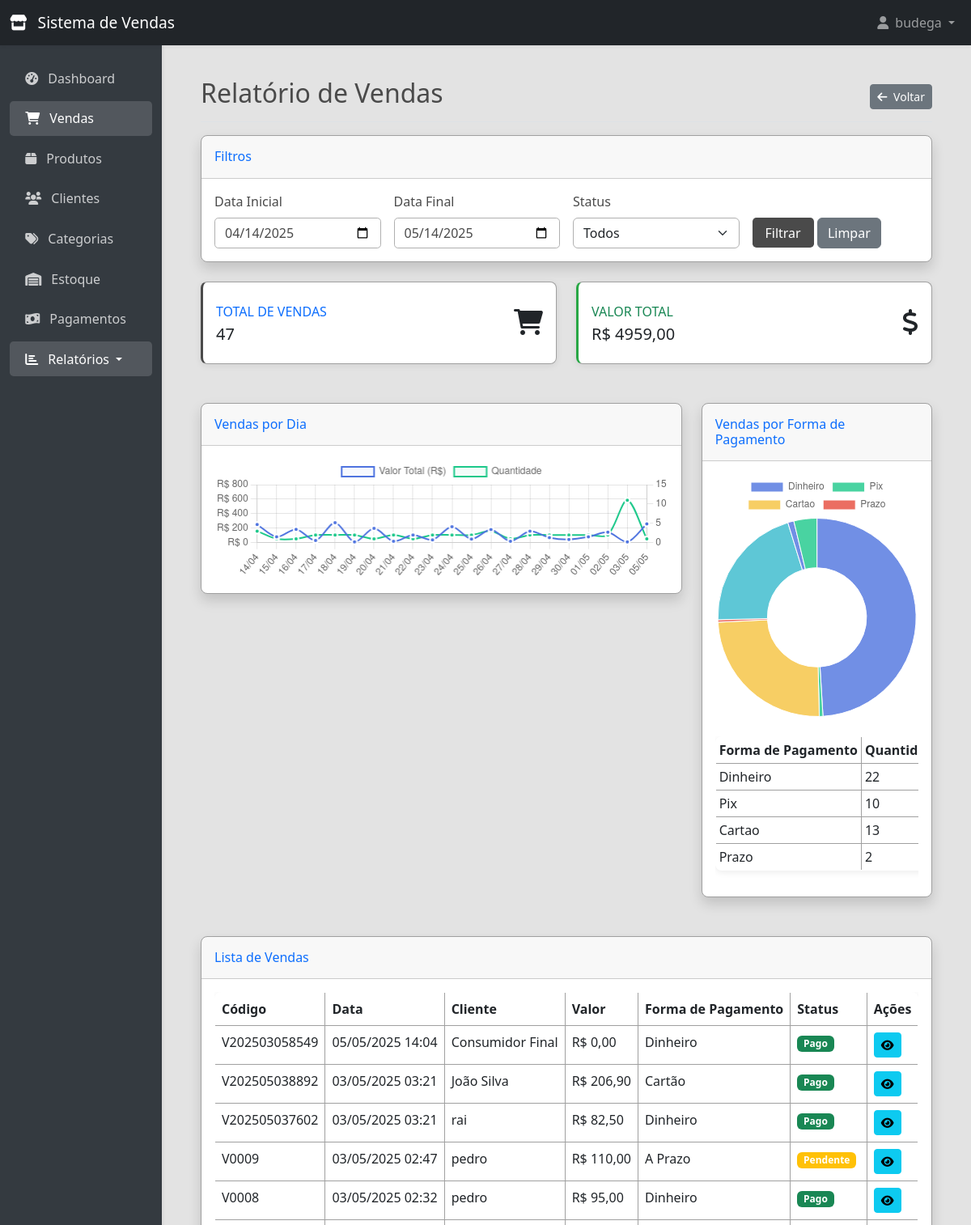
/reports/sales/ (signed in, upper part), run on an earlier commit of the app's database.
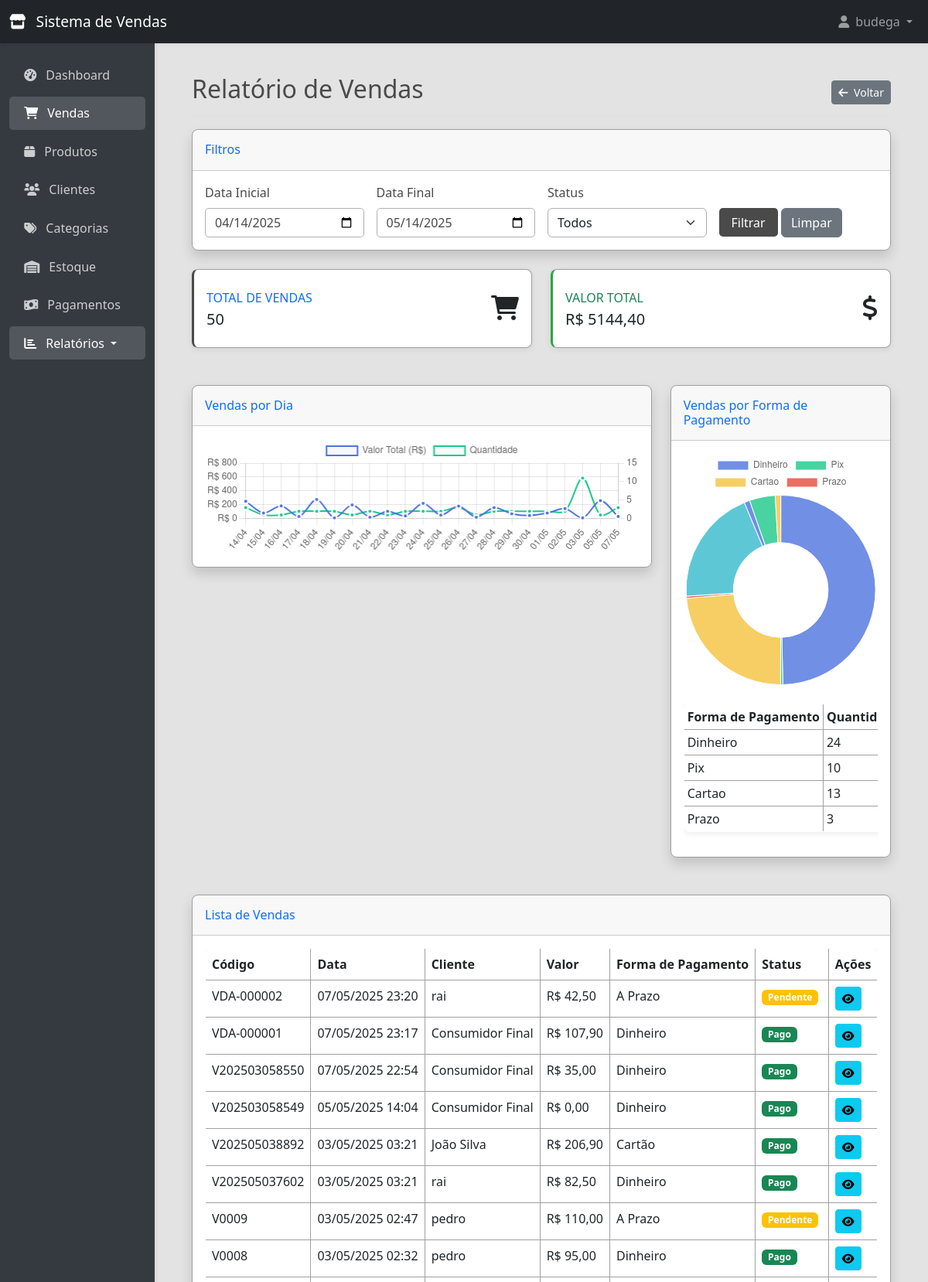
And on a later commit of the database.
### store/models.py (models this page shows, shortened)
class Sale(models.Model):
    STATUS_CHOICES = (
        ('pago', 'Pago'),
        ('pendente', 'Pendente'),
        ('cancelado', 'Cancelado'),
    )
    PAYMENT_CHOICES = (
        ('dinheiro', 'Dinheiro'),
        ('cartao', 'Cartão'),
        ('pix', 'PIX'),
        ('prazo', 'A Prazo'),
        ('outro', 'Outro'),
    )
    code = models.CharField(max_length=20, unique=True, verbose_name="Código")
    client = models.ForeignKey(Client, on_delete=models.PROTECT, related_name='sales', null=True, blank=True, verbose_name="Cliente")
    date = models.DateTimeField(default=timezone.now, verbose_name="Data e Hora")
    total_amount = models.DecimalField(max_digits=10, decimal_places=2, default=0, validators=[MinValueValidator(0)], verbose_name="Valor Total")
    payment_method = models.CharField(max_length=20, choices=PAYMENT_CHOICES, default='dinheiro', verbose_name="Forma de Pagamento")
    status = models.CharField(max_length=20, choices=STATUS_CHOICES, default='pago', verbose_name="Status")
    notes = models.TextField(blank=True, null=True, verbose_name="Observações")
    created_at = models.DateTimeField(auto_now_add=True, verbose_name="Data de Registro")
    updated_at = models.DateTimeField(auto_now=True, verbose_name="Última Atualização")
    class Meta:
        verbose_name = "Venda"
        verbose_name_plural = "Vendas"
        ordering = ['-date']

class Client(models.Model):
    code = models.CharField(max_length=20, unique=True, verbose_name="Código")
    name = models.CharField(max_length=100, verbose_name="Nome")
    cpf_cnpj = models.CharField(max_length=20, blank=True, null=True, verbose_name="CPF/CNPJ")
    phone = models.CharField(max_length=20, verbose_name="Telefone")
    address = models.TextField(blank=True, null=True, verbose_name="Endereço")
    email = models.EmailField(blank=True, null=True, verbose_name="E-mail")
    credit_limit = models.DecimalField(max_digits=10, decimal_places=2, default=0, validators=[MinValueValidator(0)], verbose_name="Limite de Crédito")
    created_at = models.DateTimeField(auto_now_add=True, verbose_name="Data de Cadastro")
    updated_at = models.DateTimeField(auto_now=True, verbose_name="Última Atualização")
    class Meta:
        verbose_name = "Cliente"
        verbose_name_plural = "Clientes"
        ordering = ['name']

### store/views.py (the view)
# urls.py: path('reports/sales/', views.report_sales, name='report_sales'),
@login_required
def report_sales(request):
    today = timezone.now().date()
    start_date = request.GET.get('start_date', (today - timedelta(days=30)).isoformat())
    end_date = request.GET.get('end_date', today.isoformat())
    start_datetime = timezone.datetime.fromisoformat(start_date)
    end_datetime = timezone.datetime.fromisoformat(end_date) + timedelta(days=1)  # Include the end date
    sales = Sale.objects.filter(date__gte=start_datetime, date__lt=end_datetime)
    status = request.GET.get('status')
    if status:
        sales = sales.filter(status=status)
    total_amount = sales.aggregate(Sum('total_amount'))['total_amount__sum'] or 0
    total_count = sales.count()
    sales_by_day = sales.annotate(
        day=TruncDay('date')
    ).values('day').annotate(
        total=Sum('total_amount'),
        count=Count('id')
    ).order_by('day')
    sales_by_payment = sales.values('payment_method').annotate(
        total=Sum('total_amount'),
        count=Count('id')
    ).order_by('-total')
    context = {
        'sales': sales,
        'total_amount': total_amount,
        'total_count': total_count,
        'sales_by_day': sales_by_day,
        'sales_by_payment': sales_by_payment,
        'start_date': start_date,
        'end_date': end_date,
        'status': status,
    }
    return render(request, 'store/reports/sales.html', context)

### templates/store/reports/sales.html (shortened to what the changed rows need)
{% extends 'base.html' %}
{% block content %}
<div class="d-flex justify-content-between flex-wrap flex-md-nowrap align-items-center pt-3 pb-2 mb-3 border-bottom">
    <h1 class="h2">Relatório de Vendas</h1>
</div>
<div class="row mb-4">
    <div class="col-xl-6 col-md-6 mb-4">
        <div class="card card-dashboard h-100 py-2">
            <div class="card-body">
                <div class="row no-gutters align-items-center">
                    <div class="col mr-2">
                        <div class="text-xs font-weight-bold text-primary text-uppercase mb-1">
                            Total de Vendas</div>
                        <div class="h5 mb-0 font-weight-bold text-gray-800">{{ total_count }}</div>
                    </div>
                </div>
            </div>
        </div>
    </div>
    <div class="col-xl-6 col-md-6 mb-4">
        <div class="card card-dashboard success h-100 py-2">
            <div class="card-body">
                <div class="row no-gutters align-items-center">
                    <div class="col mr-2">
                        <div class="text-xs font-weight-bold text-success text-uppercase mb-1">
                            Valor Total</div>
                        <div class="h5 mb-0 font-weight-bold text-gray-800">R$ {{ total_amount|floatformat:2 }}</div>
                    </div>
                </div>
            </div>
        </div>
    </div>
</div>
<div class="row">
    <div class="col-lg-8 mb-4">
        <div class="card shadow mb-4">
            <div class="card-body">
                <div class="chart-area">
                    <canvas id="salesByDayChart"></canvas>
                </div>
            </div>
        </div>
    </div>
    <div class="col-lg-4 mb-4">
        <div class="card shadow mb-4">
            <div class="card-body">
                <div class="chart-pie">
                    <canvas id="salesByPaymentChart"></canvas>
                </div>
                <div class="mt-4">
                    <div class="table-responsive">
                        <table class="table table-bordered table-sm">
                            <thead>
                                <tr>
                                    <th>Forma de Pagamento</th>
                                    <th>Quantidade</th>
                                </tr>
                            </thead>
                            <tbody>
                                {% for item in sales_by_payment %}
                                <tr>
                                    <td>{{ item.payment_method|title }}</td>
                                    <td>{{ item.count }}</td>
                                </tr>
                                {% empty %}
                                <tr>
                                    <td colspan="3" class="text-center">Nenhuma venda no período.</td>
                                </tr>
                                {% endfor %}
                            </tbody>
                        </table>
                    </div>
                </div>
            </div>
        </div>
    </div>
</div>
<div class="card shadow mb-4">
    <div class="card-body">
        <div class="table-responsive">
            <table class="table table-bordered table-hover">
                <thead>
                    <tr>
                        <th>Código</th>
                        <th>Data</th>
                        <th>Cliente</th>
                        <th>Valor</th>
                        <th>Forma de Pagamento</th>
                        <th>Status</th>
                        <th>Ações</th>
                    </tr>
                </thead>
                <tbody>
                    {% for sale in sales %}
                    <tr>
                        <td>{{ sale.code }}</td>
                        <td>{{ sale.date|date:"d/m/Y H:i" }}</td>
                        <td>{{ sale.client.name|default:"Consumidor Final" }}</td>
                        <td>R$ {{ sale.total_amount|floatformat:2 }}</td>
                        <td>{{ sale.get_payment_method_display }}</td>
                        <td>
                            {% if sale.status == 'pago' %}
                            <span class="badge bg-success">Pago</span>
                            {% elif sale.status == 'pendente' %}
                            <span class="badge bg-warning">Pendente</span>
                            {% else %}
                            <span class="badge bg-danger">Cancelado</span>
                            {% endif %}
                        </td>
                        <td>
                            <a href="{% url 'sale_detail' sale.id %}" class="btn btn-sm btn-info">
                                <i class="fas fa-eye"></i>
                            </a>
                        </td>
                    </tr>
                    {% empty %}
                    <tr>
                        <td colspan="7" class="text-center">Nenhuma venda encontrada.</td>
                    </tr>
                    {% endfor %}
                </tbody>
            </table>
        </div>
    </div>
</div>
{% endblock %}

What changed in the data, as far as the page shows it:
added Sale: code "VDA-000002", date "07/05/2025 23:20", client.name "rai", total_amount "42,50", payment_method "A Prazo", status "Pendente"
added Sale: code "VDA-000001", date "07/05/2025 23:17", client.name "Consumidor Final", total_amount "107,90", payment_method "Dinheiro", status "Pago"
added Sale: code "V202503058550", date "07/05/2025 22:54", client.name "Consumidor Final", total_amount "35,00", payment_method "Dinheiro", status "Pago"
Also different on the page:
{{ total_count }}: "47" → "50"
{{ total_amount|floatformat:2 }}: "4959,00" → "5144,40"
chart data {{ item.day|date:"d/m" }}: 14/04, 15/04, 16/04, 17/04, 18/04, 19/04, 20/04, 21/04, 22/04, 23/04, 24/04, 25/04, 26/04, 27/04, 28/04, 29/04, 30/04, 01/05, 02/05, 03/05, 05/05 → 14/04, 15/04, 16/04, 17/04, 18/04, 19/04, 20/04, 21/04, 22/04, 23/04, 24/04, 25/04, 26/04, 27/04, 28/04, 29/04, 30/04, 01/05, 02/05, 03/05, 05/05, 07/05
chart data {{ item.total|floatformat:2 }}: 251,80, 184,30, 277,10, 197,20, 106,40, 221,50, 182,20, 159,70, 45,80, 144,10, 258,30, 73,40, 641,40, 35,00, 154,00, 505,70, 346,90, 253,20, 172,60, 748,40, 0,00 → 251,80, 184,30, 277,10, 197,20, 106,40, 221,50, 182,20, 159,70, 45,80, 144,10, 258,30, 73,40, 641,40, 35,00, 154,00, 505,70, 346,90, 253,20, 172,60, 748,40, 0,00, 185,40
chart data {{ item.count }}: 3, 1, 1, 2, 2, 2, 1, 2, 1, 2, 2, 2, 3, 1, 2, 2, 2, 2, 2, 11, 1 → 3, 1, 1, 2, 2, 2, 1, 2, 1, 2, 2, 2, 3, 1, 2, 2, 2, 2, 2, 11, 1, 3
chart data {{ item.total|floatformat:2 }}: 2480,30, 1244,20, 1044,50, 190,00 → 2623,20, 1244,20, 1044,50, 232,50
new list line: "Dinheiro 24"
new list line: "Prazo 3"
list line gone: "Dinheiro 22"
list line gone: "Prazo 2"
